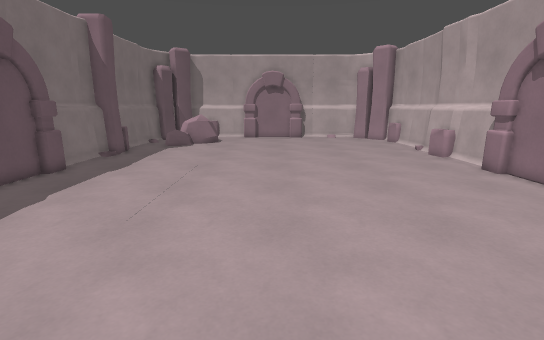
view 1 (above)

16 first-person views from a walk through a Godot game level. The camera is 1.5 m above the floor, tilts 12° down and sees 85° across. The floor is counted in squares, 0.5 m on a side. Each view is taken from the middle of a square. On the plan, view 1 faces up. The plan holds only what a view shows up to about 20 squares ahead; the rest is blank.

view 2
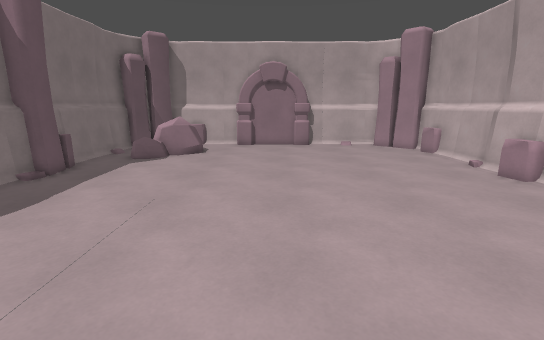

view 3
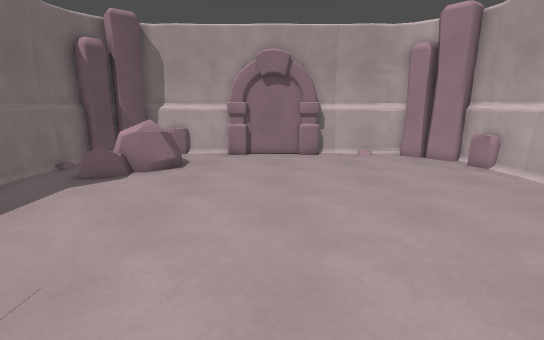

view 4
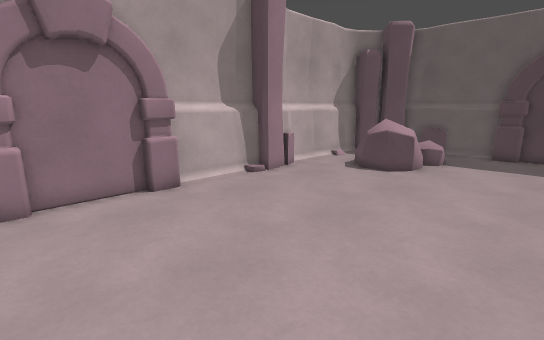

view 5
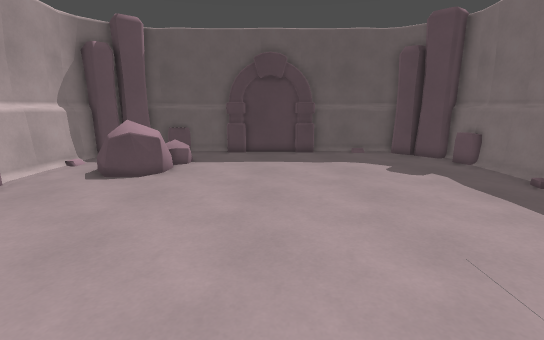

view 6
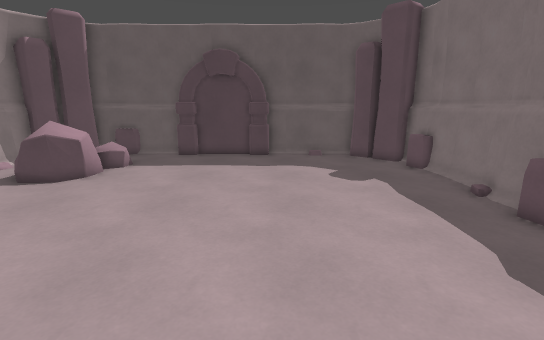

view 7
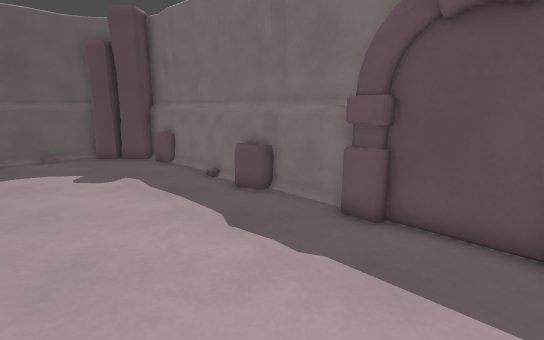

view 8
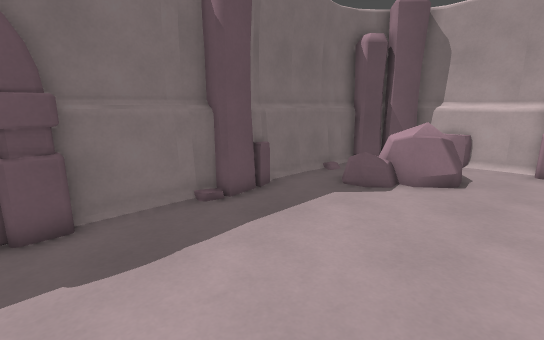

view 9
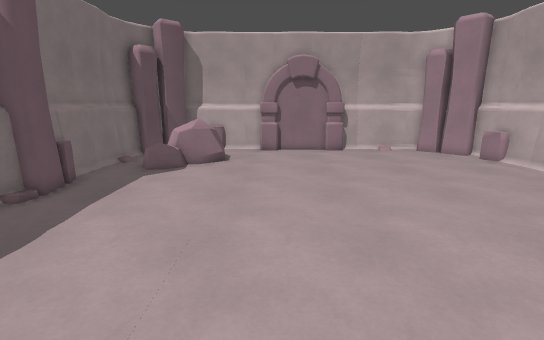

view 10
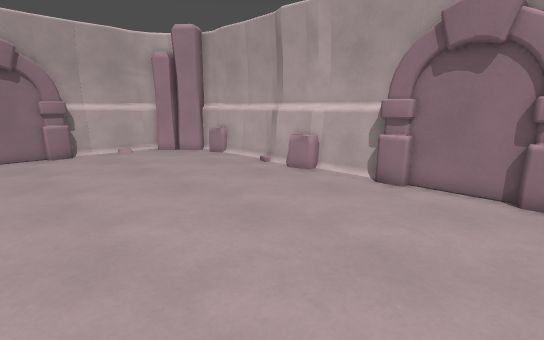

view 11
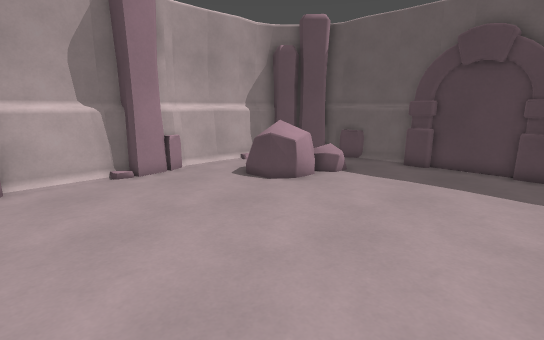

view 12
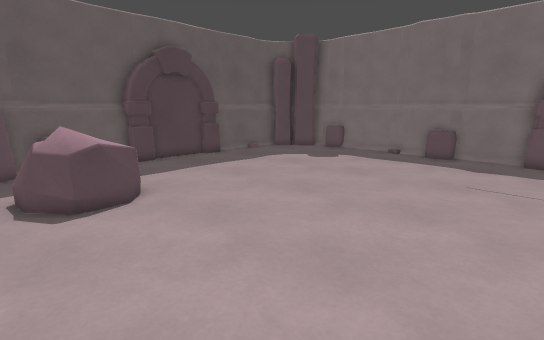

view 13
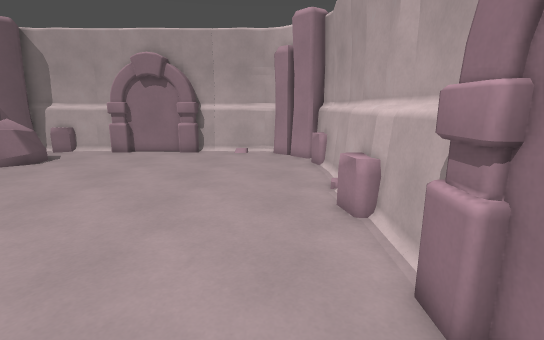

view 14
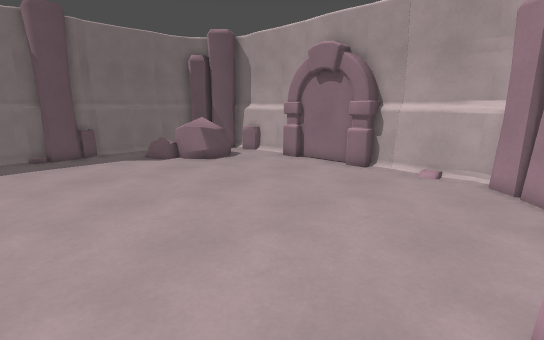

view 15
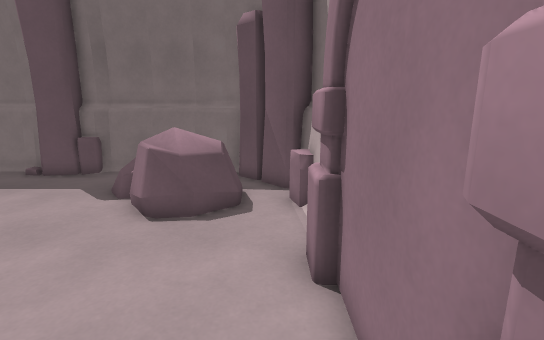

view 16
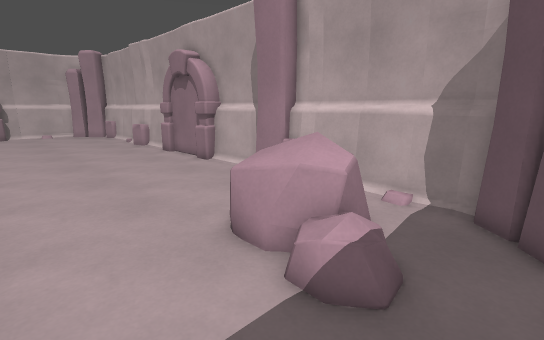

### Floor plan
Key: @ floor where view 1 was taken; # wall or solid block; . main floor; : floor 0.25 m higher than the main floor; + floor 0.5 m higher than the main floor; / step, stairs or slope; = window, fence, low wall or low ledge; R rock; O other object.
Columns run from 11 left of view 1 to 11 right of it. Each row starts with its distance up from view 1.
 30     #################
 29   ##  .............###
 28  ## RR..............###
 27  =  RRR..............##
 26 #  RRRR..............=#
 25 #..RRRR..............=#
 24 #.. O.................#
 23 #.....................#
 22 #.....................#
 21 #=....................#
 20 ##...................=#
 19 ##...................=#
 18 #/...................=#
 17 #.....................#
 16 #.....................#
 15 #.....................#
 14 ##...................##
 13 ##...................##
 12  #....................#
 11  #....................#
 10 ##...................##
  9 ##...................##
  8 #.....................#
  7 #.....................#
  6 #.....................#
  5 #=....................#
  4 #=...................##
  3 ##...................##
  2 #....................=#
  1 #.....................#
  0 #..........@....RRRR..#
 -1 #...............RRRR..#
 -2 #=..............RRRR..#
 -3 #=..............+RR.. #
 -4 ##..............::...#
 -5 ###.................##
 -6   ##...............###
 -7    #################

Where each view was taken, in squares from view 1:
view 1: 0 up, 0 right, facing up
view 2: 6 up, 0 right, facing up
view 3: 11 up, 0 right, facing up
view 4: 14 up, 0 right, facing down-right
view 5: 13 up, 0 right, facing down
view 6: 12 up, 3 left, facing down
view 7: 13 up, 3 left, facing down-left
view 8: 13 up, 2 left, facing up-left
view 9: 9 up, 2 left, facing up
view 10: 9 up, 1 left, facing up-right
view 11: 9 up, 3 left, facing down-right
view 12: 10 up, 9 right, facing down-left
view 13: 10 up, 8 right, facing up
view 14: 16 up, 10 right, facing up-left
view 15: 29 up, 3 right, facing left
view 16: 6 down, 1 right, facing up-right
